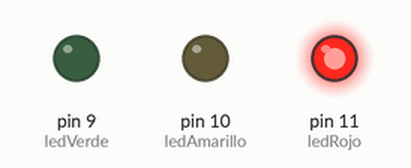
The sketch below on a simulated Arduino Uno, built with avr-gcc and run on an emulated ATmega328P. On the bench: output pins drawn as LEDs (lit = HIGH).

Above: at 0.1 s.
At 5.1 s:
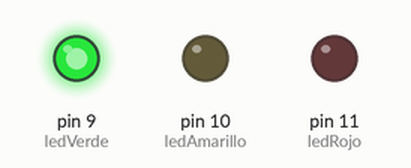
At 10.1 s:
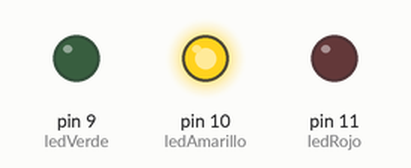
At 17.1 s:
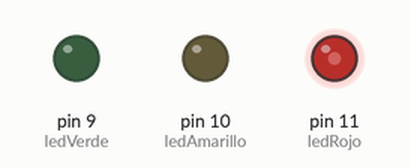
At 27.1 s:
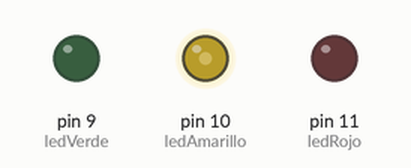
At 37.1 s:
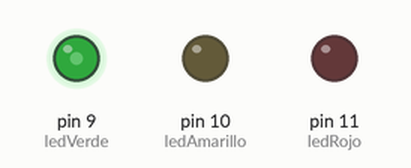
Timing chart, 0 to 40.0 s (numbered marks = the images above):
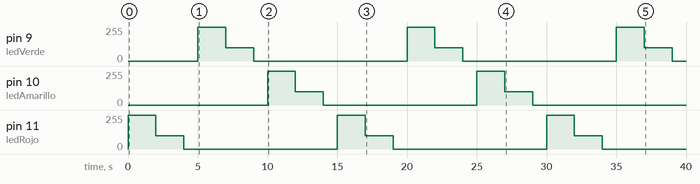

The sketch:

Semaforo.ino
```cpp
int ledRojo = 11;
int ledAmarillo = 10;
int ledVerde = 9;

int tEspera = 1000;
int tEncen = 2000;

void setup() {
}

void loop() {
  analogWrite(ledRojo,255);
  delay(tEncen);
  analogWrite(ledRojo,100);
  delay(tEncen);
  analogWrite(ledRojo,0);
  delay(tEspera);

  analogWrite(ledVerde,255);
  delay(tEncen);
  analogWrite(ledVerde,100);
  delay(tEncen);
  analogWrite(ledVerde,0);
  delay(tEspera);

  analogWrite(ledAmarillo,255);
  delay(tEncen);
  analogWrite(ledAmarillo,100);
  delay(tEncen);
  analogWrite(ledAmarillo,0);
  delay(tEspera);
}
```

Measured:
- by itself, pin 9 (ledVerde), pin 11 (ledRojo): repeats every 15.0 s: 100/255 2.0 s, 0/255 11.0 s, 255/255 2.0 s
- by itself, pin 10 (ledAmarillo): 0/255 → 255/255 at 10.0 s, → 100/255 2.0 s later, → 0/255 2.0 s later, → 255/255 11.0 s later, … (6 changes in this stretch)
